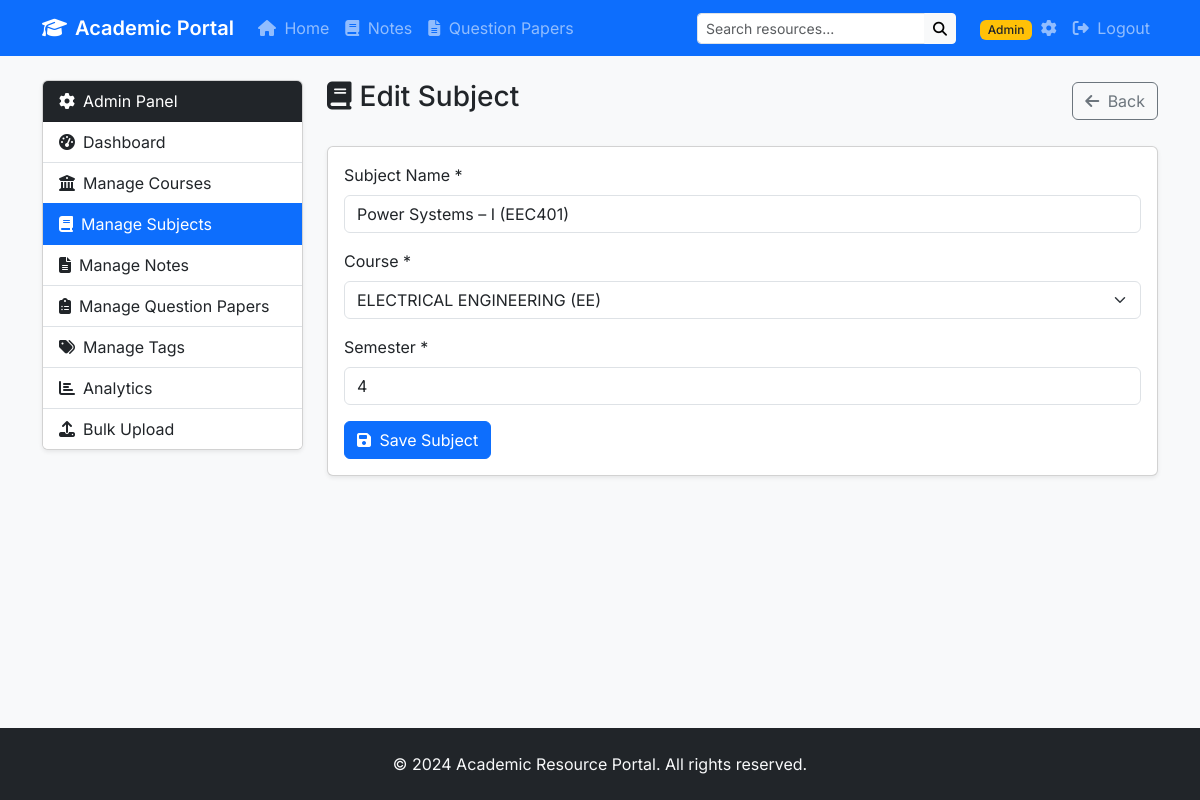
Screenshot of /admin/subjects/edit/1 (signed in) with the database file from the repository.
### models.py (models this page shows, shortened)
class Subject(db.Model):
    id = db.Column(db.Integer, primary_key=True)
    name = db.Column(db.String(100), nullable=False)
    course_id = db.Column(db.Integer, db.ForeignKey('course.id'), nullable=False)
    semester = db.Column(db.Integer, nullable=False)
    created_at = db.Column(db.DateTime, default=datetime.utcnow)
    notes = db.relationship('Note', backref='subject', lazy=True, cascade='all, delete-orphan')
    question_papers = db.relationship('QuestionPaper', backref='subject', lazy=True, cascade='all, delete-orphan')

### routes.py (the view, shortened to what this page needs)
@app.route('/admin/subjects/edit/<int:subject_id>', methods=['GET', 'POST'])
@login_required
def admin_edit_subject(subject_id):
    subject = Subject.query.get_or_404(subject_id)
    form = SubjectForm(obj=subject)
    form.course_id.choices = [(c.id, c.name) for c in Course.query.order_by(Course.name).all()]
    return render_template('admin/subject_form.html', form=form, title='Edit Subject')

### forms.py
class SubjectForm(FlaskForm):
    name = StringField('Subject Name', validators=[DataRequired(), Length(max=100)])
    course_id = SelectField('Course', coerce=int, validators=[DataRequired()])
    semester = IntegerField('Semester', validators=[DataRequired(), NumberRange(min=1, max=10)])

### routes.py (called while the page is built)
@login_manager.user_loader
def load_user(user_id):
    return Admin.query.get(int(user_id))

### templates/admin/subject_form.html (shortened to what this page needs)
{% extends "admin/base_admin.html" %}
{% block admin_content %}
<div class="d-flex justify-content-between align-items-center mb-4">
    <h3><i class="fas fa-book me-2"></i>{{ title }}</h3>
    <a href="{{ url_for('admin_subjects') }}" class="btn btn-outline-secondary">
        <i class="fas fa-arrow-left me-1"></i> Back
    </a>
</div>
<div class="card shadow-sm">
    <div class="card-body">
        <form method="post">
            <div class="mb-3">
                <label for="name" class="form-label">Subject Name *</label>
                {{ form.name(class="form-control", placeholder="e.g., Data Structures") }}
            </div>
            <div class="mb-3">
                <label for="course_id" class="form-label">Course *</label>
                {{ form.course_id(class="form-select") }}
            </div>
            <div class="mb-3">
                <label for="semester" class="form-label">Semester *</label>
                {{ form.semester(class="form-control", placeholder="e.g., 3") }}
            </div>
            <button type="submit" class="btn btn-primary">
                <i class="fas fa-save me-1"></i> Save Subject
            </button>
        </form>
    </div>
</div>
{% endblock %}

### static/css/style.css (style rules this page uses)
body { font-family: 'Inter', sans-serif; background-color: #f8f9fa; min-height: 100vh; display: flex; flex-direction: column; }

### rows the page displays
Subject: name "Power Systems – I (EEC401)", course_id "ELECTRICAL ENGINEERING (EE)", semester "4"

### other values shown
{{ title }} "Edit Subject"
